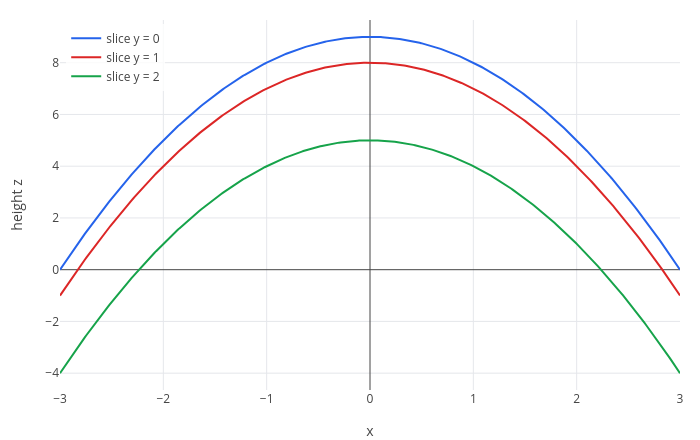

The notebook cell this image was saved under:
### Markdown cell above
How to read the call: `plot3d(f, x, from, to, y, from, to)` samples $f$ on a grid over the rectangle
$-3 \le x \le 3$, $-3 \le y \le 3$ and draws the heights. In JupyterLab you can drag to turn it.

A good way to understand a surface is to **slice** it. Fix $y = 0$ and you get a curve in $x$ alone, the
cross-section above the $x$-axis:

### Code cell
p = plot(9 - x^2, 9 - x^2 - 1, 9 - x^2 - 4, x, -3, 3);
labels(legend(p, "slice y = 0", "slice y = 1", "slice y = 2"), "x", "height z")

### Figure 1 — Plotly figure (JSON) as saved in the notebook; plotly's stock layout.template omitted (floating-point values rounded to 4 significant figures; data arrays with more than 128 entries replaced by an {"elided": "..."} marker saying what was removed)
{"data": [{"line": {"color": "#2563eb", "width": 2}, "mode": "lines", "name": "slice y = 0", "type": "scatter", "x": {"elided": "402 float values"}, "y": {"elided": "402 float values"}}, {"line": {"color": "#dc2626", "width": 2}, "mode": "lines", "name": "slice y = 1", "type": "scatter", "x": {"elided": "402 float values"}, "y": {"elided": "402 float values"}}, {"line": {"color": "#16a34a", "width": 2}, "mode": "lines", "name": "slice y = 2", "type": "scatter", "x": {"elided": "402 float values"}, "y": {"elided": "402 float values"}}], "layout": {"height": 440, "legend": {"bgcolor": "rgba(255,255,255,0.8)", "x": 0.01, "xanchor": "left", "y": 0.99, "yanchor": "top"}, "margin": {"b": 50, "l": 60, "r": 20, "t": 20}, "showlegend": true, "title": {"text": ""}, "width": 700, "xaxis": {"range": [-3, 3], "title": {"text": "x"}, "zeroline": true}, "yaxis": {"range": [-4.65, 9.65], "title": {"text": "height z"}, "zeroline": true}}}
